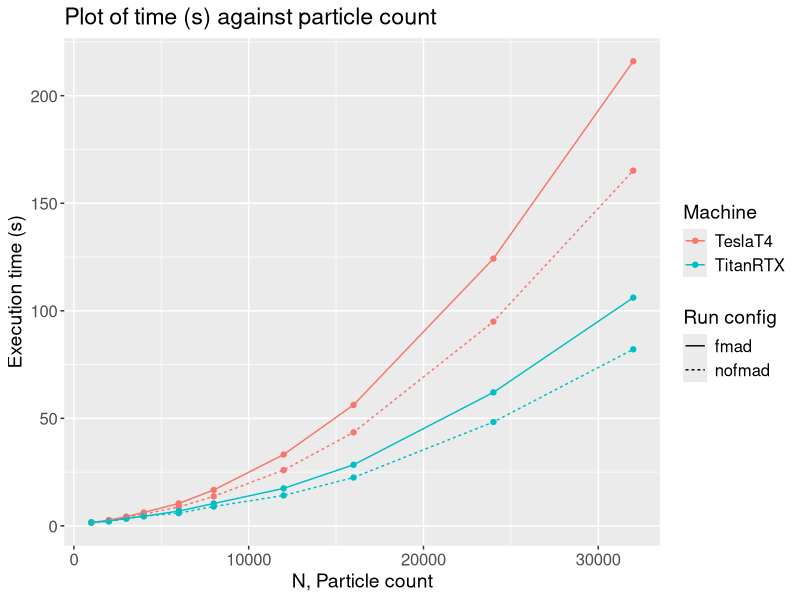
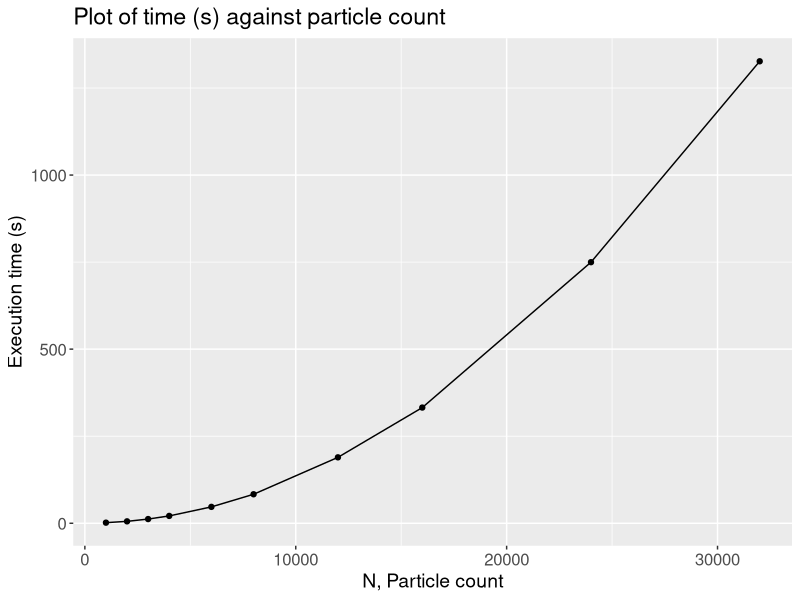
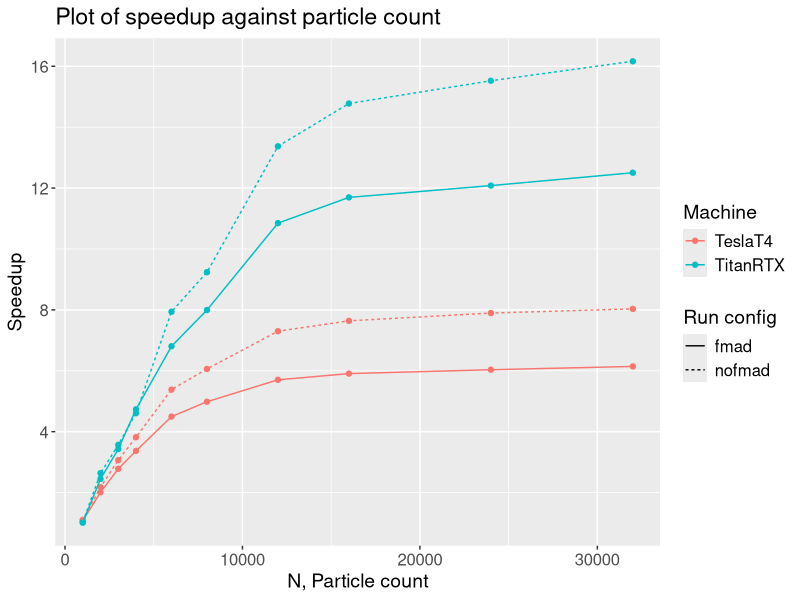
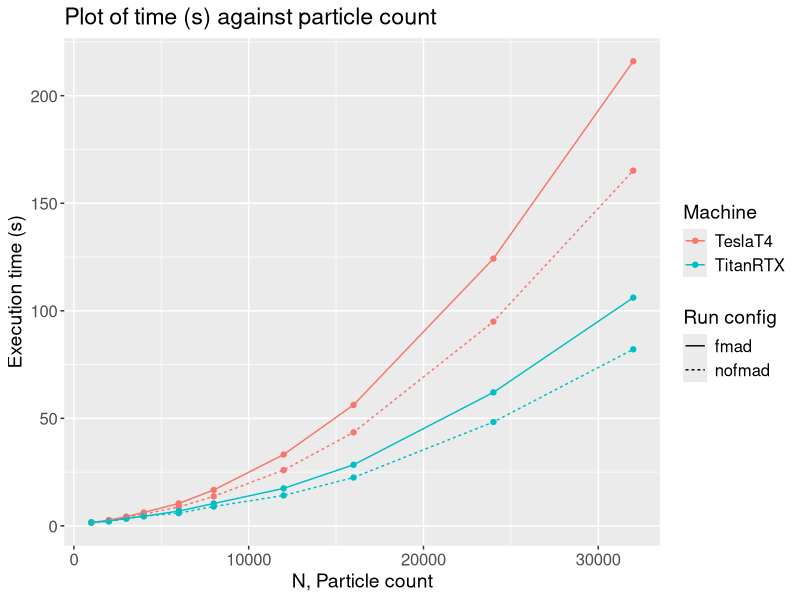
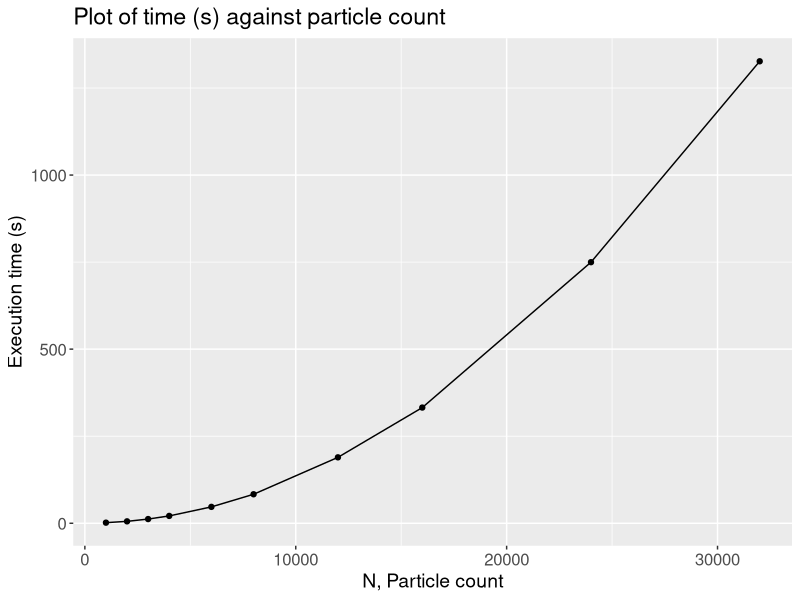
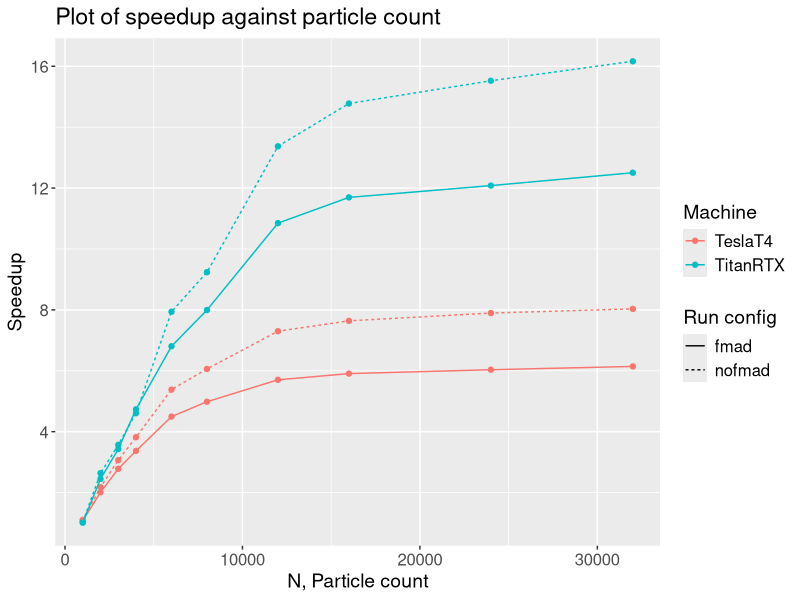

Source code (R) for these figures, in order:
library(ggplot2)
library(dplyr)

setwd("E:/Brownie/cuda/report/rawResults/")
cpuData = read.csv("cpuData.csv")
gpuData = read.csv("gpuData.csv")

SAVE_LOCATION = "../gpuProcessedResults/"

defaultTheme = theme(text=element_text(size=14),
                     axis.text=element_text(size=12),
                     legend.text=element_text(size=12),
                     axis.title=element_text(size=14))
machineLabs = labs(linetype = 'Run config', color = 'Machine')

ggplot(gpuData) +
    geom_point(aes(N, time, color=machine)) +
    geom_line(aes(N, time, color=machine, linetype=config)) +
    labs(title = "Plot of time (s) against particle count",
         x = "N, Particle count",
         y = "Execution time (s)") +
    defaultTheme + machineLabs
ggsave(paste0(SAVE_LOCATION, "gpu-varyN.png"), dpi = 300)

ggplot(cpuData) + 
    geom_point(aes(N, time)) +
    geom_line(aes(N, time)) +
    labs(title = "Plot of time (s) against particle count",
         x = "N, Particle count",
         y = "Execution time (s)") +
    defaultTheme + machineLabs
ggsave(paste0(SAVE_LOCATION, "cpu-varyN.png"), dpi = 300)

colnames(cpuData)[which(colnames(cpuData) == "time")] = "cpuTime"
colnames(gpuData)[which(colnames(gpuData) == "time")] = "gpuTime"
varyNData = left_join(gpuData,select(cpuData, N, L, r, steps, cpuTime), by = c('N', 'L', 'r', 'steps'))
varyNData$speedup = varyNData$cpuTime / varyNData$gpuTime

ggplot(varyNData) +
    geom_point(aes(N, speedup, color=machine)) +
    geom_line(aes(N, speedup, color=machine, linetype=config)) +
    labs(title = "Plot of speedup against particle count",
         x = "N, Particle count",
         y = "Speedup") +
    defaultTheme + machineLabs
ggsave(paste0(SAVE_LOCATION, "gpu-speedup.png"), dpi=300)